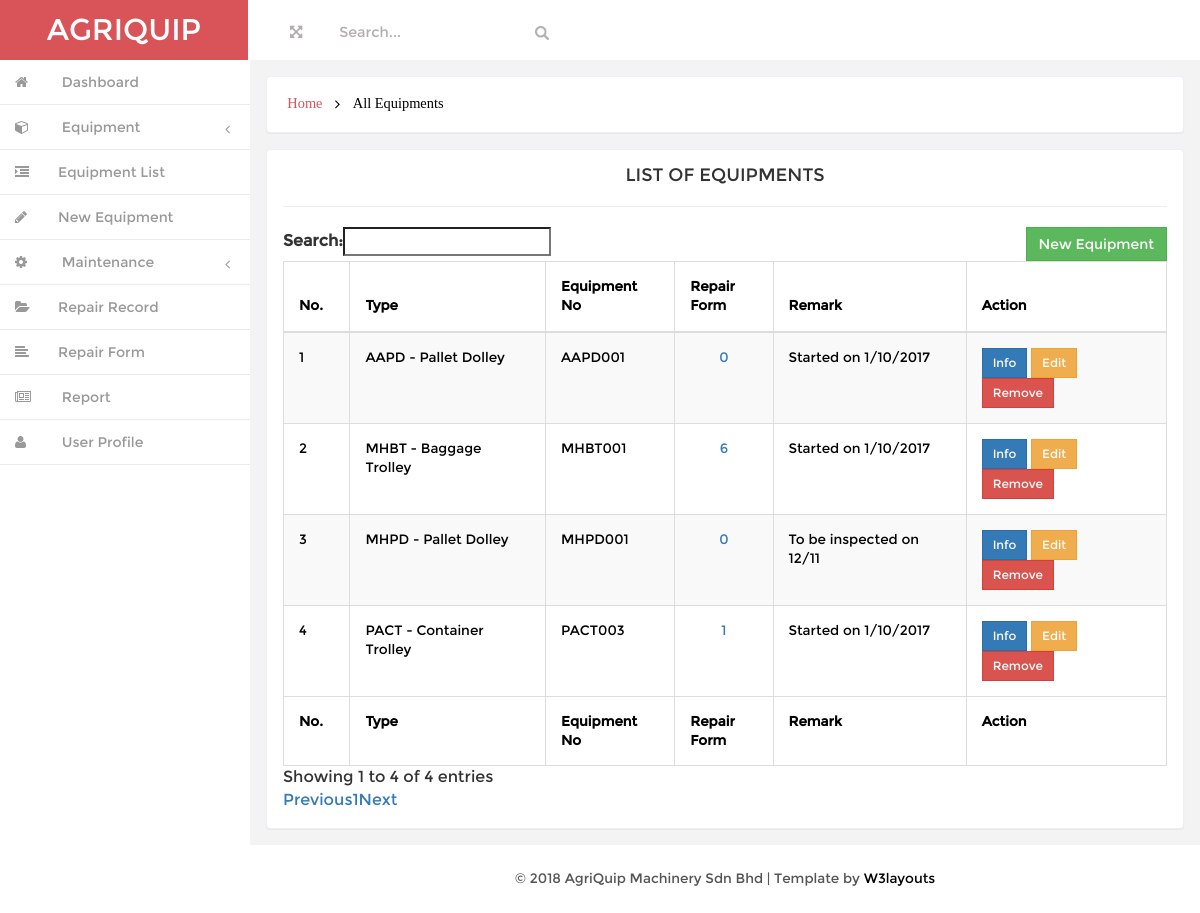
Page /user/admin/equipmentlist.php on the committed database.
### tables this page shows
CREATE TABLE IF NOT EXISTS `equipment` (
  `id` int(20) NOT NULL AUTO_INCREMENT,
  `type_name` varchar(200) NOT NULL,
  `equipment_no` varchar(200) NOT NULL,
  `manufacture_year` varchar(200) NOT NULL,
  `seriel_no` varchar(200) NOT NULL,
  `remark` varchar(200) NOT NULL,
  `type_id` int(20) NOT NULL,
  PRIMARY KEY (`id`)
);

### user/admin/equipmentlist.php (the view, shortened to what this page needs)
<!DOCTYPE HTML>
<html>
<head>
<link href="css/bootstrap.min.css" rel='stylesheet' type='text/css' />
<link href="css/style.css" rel='stylesheet' type='text/css' />
<link href="css/font-awesome.css" rel="stylesheet">
<link href="css/custom.css" rel="stylesheet">
<?php include "database.php"; ?>
</head>
<body>
<div id="wrapper">
        <nav class="navbar-default navbar-static-top" role="navigation">
             <div class="navbar-header">
               <h1> <a class="navbar-brand" href="index.html">AGRIQUIP</a></h1>
			   </div>
			 <div class=" border-bottom">
        	<div class="full-left">
        	  <section class="full-top">
				<button id="toggle"><i class="fa fa-arrows-alt"></i></button>
			</section>
			<form class=" navbar-left-right">
              <input type="text"  value="Search..." onfocus="this.value = '';" onblur="if (this.value == '') {this.value = 'Search...';}">
              <input type="submit" value="" class="fa fa-search">
            </form>
            <div class="clearfix"> </div>
           </div>
			<div class="clearfix">
     </div>
		    <div class="navbar-default sidebar" role="navigation">
            <div class="sidebar-nav navbar-collapse">
                <ul class="nav" id="side-menu">
                    <li>
                        <a href="index.html" class=" hvr-bounce-to-right"><i class="fa fa-home nav_icon"></i><span class="nav-label"> Dashboard</span> </a>
                    </li>
										<li>
                        <a href="#" class=" hvr-bounce-to-right"><i class="fa fa-cube nav_icon"></i> <span class="nav-label">Equipment</span><span class="fa arrow"></span></a>
                        <ul class="nav nav-second-level">
                            <li><a href="equipmentlist.php" class=" hvr-bounce-to-right"> <i class="fa fa-indent nav_icon"></i>Equipment List</a></li>
														<li><a href="equipmentform.php" class=" hvr-bounce-to-right"> <i class="fa fa-pencil nav_icon"></i>New Equipment</a></li>
                        </ul>
                    </li>
										<li>
                        <a href="#" class=" hvr-bounce-to-right"><i class="fa fa-cog nav_icon"></i> <span class="nav-label">Maintenance</span><span class="fa arrow"></span></a>
                        <ul class="nav nav-second-level">
                            <li><a href="repairlist.php" class=" hvr-bounce-to-right"> <i class="fa fa-folder-open nav_icon"></i>Repair Record</a></li>
														<li><a href="repairform.php" class=" hvr-bounce-to-right"> <i class="fa fa-align-left nav_icon"></i>Repair Form</a></li>
                        </ul>
                    </li>
										<li>
                        <a href="gallery.html" class=" hvr-bounce-to-right"><i class="fa fa-newspaper-o nav_icon"></i> <span class="nav-label">Report</span> </a>
                    </li>
										<li>
                        <a href="#" class=" hvr-bounce-to-right"><i class="fa fa-user nav_icon"></i> <span class="nav-label">User Profile</span></a>
                    </li>
                </ul>
            </div>
			</div>
        </nav>
		 <div id="page-wrapper" class="gray-bg dashbard-1">
       <div class="content-main">
		     <div class="banner">
		    	<h2>
				<a href="index.html">Home</a>
				<i class="fa fa-angle-right"></i>
				<span>All Equipments</span>
				</h2>
		    </div>
 	<div class="blank">
			<div class="blank-page">
				<div class="header">
						<center><h4 class="title">LIST OF EQUIPMENTS</h4></center>
				</div>
				<hr>
        <div class="body">
					<div class="table-responsive">
        <table class="table table-striped table-bordered table-hover table-sm" id="dataTables-example">
          <a class="btn btn-success pull-right" href="equipmentform.php">New Equipment</a>
          <thead>
            <tr>
              <th>No.</th>
							<th>Type</th>
              <th>Equipment No</th>
							<th>Repair Form</th>
							<th>Remark</th>
							<th>Action</th>
						</tr>
          </thead>
					<tfoot>
						<tr>
              <th>No.</th>
							<th>Type</th>
              <th>Equipment No</th>
							<th>Repair Form</th>
							<th>Remark</th>
							<th>Action</th>
						</tr>
          </tfoot>
					<tbody>
						<?php
							$count = 0;
							$sql = "SELECT equipment.id, equipment.type_name, equipment.equipment_no, equipment.manufacture_year, equipment.seriel_no, equipment.remark, equipment_type.company_name
                      FROM equipment LEFT JOIN equipment_type ON equipment.type_name=equipment_type.type_name ORDER BY equipment_no ASC";
							$result = $conn->query($sql);
							while($row = $result->fetch_assoc()){
                $equipment_id = $row["id"];
                $type_name = $row["type_name"];
								$equipment_no = $row["equipment_no"];
								$remark = $row["remark"];
								$count++;
						?>
            <?php
            $sqlrepair="SELECT repair_id FROM repair WHERE equipment_no='$equipment_no'";
            if ($resultrepair=mysqli_query($conn,$sqlrepair))
              {
              $rowcountrepair=mysqli_num_rows($resultrepair);
            }
            ?>
						<tr>
							<td><?php echo $count; ?></td>
							<td><?php echo $type_name; ?></td>
							<td><?php echo $equipment_no; ?></td>
							<td align="center"><?php echo "<a href = 'equipment_repairlist.php?equipment_no=$equipment_no'>$rowcountrepair</a>"; ?></td>
							<td><?php echo $remark; ?></td>
							<td>
								<div>
									<a href="#equipmentInfo<?php echo $equipment_no;?>" data-toggle="modal"><button type="button" class="btn btn-sm btn-primary">Info</button></a>
									<a href="#editEquipment<?php echo $equipment_id;?>" data-toggle="modal"><button type='button' class='btn btn-sm btn-warning'>Edit</button></a>
									<a href="#deleteEquipment<?php echo $equipment_no;?>" data-toggle="modal"><button type='button' class='btn btn-sm btn-danger'>Remove</button></a>
								</div>
							</td>
						</tr>
						<?php }
               ?>
					</tbody>
        </table>
			</div>
		</div>
	 </div>
	</div>
<div class="copy">
            <p> &copy; 2018 AgriQuip Machinery Sdn Bhd | Template by <a href="http://w3layouts.com/" target="_blank">W3layouts</a> </p>	    </div>
		</div>
		</div>
       </div>
</body>
</html>

### user/admin/css/style.css (style rules this page uses)
h4, h5, h6, h1, h2, h3 { margin: 0; }
ul, ol { margin: 0;padding: 0; }
p { margin: 0; }
html, body { font-family:'Montserrat-Regular'; font-size: 100%; background:#F3F3F4; overflow-x: hidden; }
body a { transition:0.5s all; -webkit-transition:0.5s all; -moz-transition:0.5s all; -o-transition:0.5s all; -ms-transition:0.5s all; }
div#wrapper { background-color: #fff; }
.navbar-default.sidebar { background-color: #fff; }
h1 a.navbar-brand { color: #fff !important; font-size: 30px; font-weight: 500; padding: 20px 0px; background: #d95459; text-align: center; width:248px; height: 60px; }
i.nav_icon { color: #fff; margin-right:6px; }
.sidebar ul li a { color: #999; font-size:14px; }
.hvr-bounce-to-right { display: inline-block; vertical-align: middle; -webkit-transform: translateZ(0); transform: translateZ(0); box-shadow: 0 0 1px rgba(0, 0, 0, 0); -webkit-backface-visibility: hidden; backface-visibility: hidden; -moz-osx-font-smoothing: grayscale; position: relative; -webkit-transition-property: color; transition-property: color; -webkit-transition-duration: 0.5s; transition-duration: 0.5s; }
.hvr-bounce-to-right:before { content: ""; position: absolute; z-index: -1; top: 0; left: 0; right: 80%; bottom: 0; background:#7f8c8d; -webkit-transform: scaleX(0); transform: scaleX(0); -webkit-transform-origin: 0 50%; transform-origin: 0 50%; -webkit-transition-property: transform; transition-property: transform; -webkit-transition-duration: 0.5s; transition-duration: 0.5s; -webkit-transition-timing-function: ease-out; transition-timing-function: ease-out; }
.nav > li > a { color: #999; font-weight:500; padding: 0px 20px 0px 0px; font-size: 0.85em; border-bottom: 1px solid #E9E9E9; }
.nav > li > a i { margin-right: 14px; }
i.nav_icon { color: #999; padding: 15px; width: 44px; height: 44px; }
span.fa.arrow { margin-top: 17px; }
@media (min-width: 768px) { #page-wrapper { position: inherit; margin: 0 0 0 240px; min-height: 1000px; } }
.content-main { background-color: #F3F3F4; padding-top: 1em; }
.full-top { float:left; }
.navbar-left-right { float: left; margin-left: 6%; }
.border-bottom { background-color: #fff; }
.full-left { float: left; width: 40%; margin-left: 3%; margin-top: 1.3em; }
.full-left button { background: none; border: none; outline: none; color: #B3AEAE; font-size: 0.9em; }
.navbar-left-right input[type="text"] { background: none; border: none; outline: none; color:#B3AEAE; font-size: 0.9em; }
.navbar-left-right input[type="submit"] { background: url(../images/search.png) 0px 2px no-repeat; width:16px; height:16px; border: none; outline: none; color:#B3AEAE; font-size: 0.9em; }
.banner { background: #fff; display: block; margin: 0em 1em ; padding:1em; border: 1px solid #ebeff6; border-color: #ebeff6; border-radius: 4px; -webkit-border-radius: 4px; -o-border-radius: 4px; -moz-border-radius: 4px; -ms-border-radius: 4px; -webkit-box-shadow: 0 1px 1px rgba(0,0,0,.05); box-shadow: 0 1px 1px rgba(0,0,0,.05); }
.banner h2 { font-size:0.9em; }
.banner h2 a { color:#D95459; text-decoration:none; font-family: 'Muli-Regular'; padding:0.3em ; }
.banner h2 span { color:#000; font-family: 'Muli-Regular'; padding:0.3em ; }
.banner h2 i { color:#000; vertical-align:middle; padding:0.3em ; }
.blank { padding: 1em; min-height: 650px; }
.blank-page { padding: 1em; background: #fff; border: 1px solid #ebeff6; border-radius: 4px; -webkit-border-radius: 4px; -o-border-radius: 4px; -moz-border-radius: 4px; -ms-border-radius: 4px; -webkit-box-shadow: 0 1px 1px rgba(0,0,0,.05); box-shadow: 0 1px 1px rgba(0,0,0,.05); }
.btn { border-radius: 0px; outline: none; }
.table td, .table>tbody>tr>td, .table>tbody>tr>th, .table>tfoot>tr>td, .table>tfoot>tr>th, .table>thead>tr>td, .table>thead>tr>th { padding: 15px !important; font-size: 0.85em; color: #000000; border-top: none !important; }
.table { margin-bottom: 0; }
.copy { background:#fff; text-align:center; padding:1.5em 0; }
.copy p, .copy-right p { font-size:0.85em; color:#555; }
.copy p a, .copy-right p a { color:#000; }

### rows in the picture
equipment: type_name "AAPD - Pallet Dolley", equipment_no "AAPD001", rowcountrepair "0", remark "Started on 1/10/2017"
equipment: type_name "MHBT - Baggage Trolley", equipment_no "MHBT001", rowcountrepair "6", remark "Started on 1/10/2017"
equipment: type_name "MHPD - Pallet Dolley", equipment_no "MHPD001", rowcountrepair "0", remark "To be inspected on 12/11"
equipment: type_name "PACT - Container Trolley", equipment_no "PACT003", rowcountrepair "1", remark "Started on 1/10/2017"
